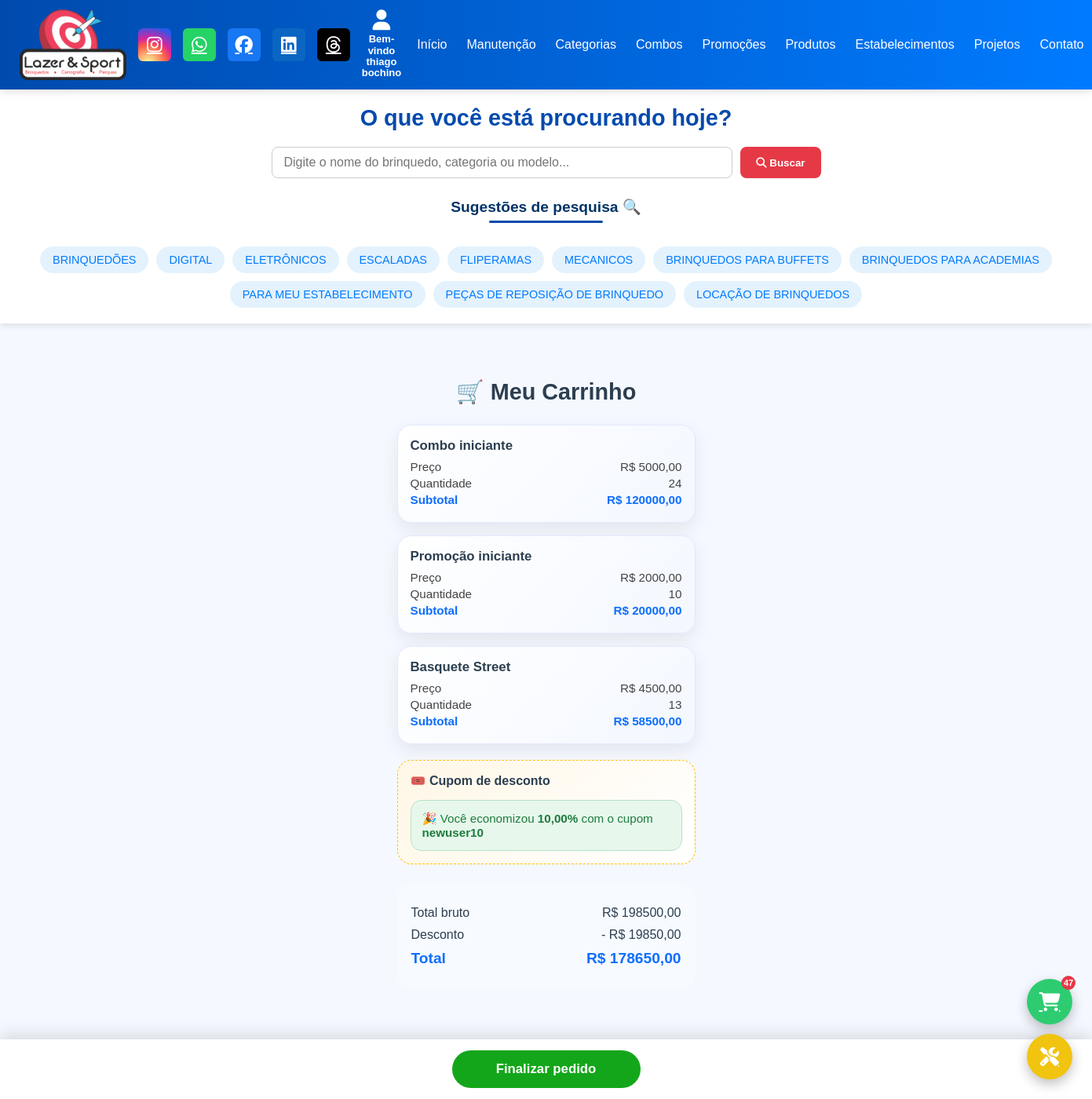
Page /carrinho/ (signed in) on the earlier database version.
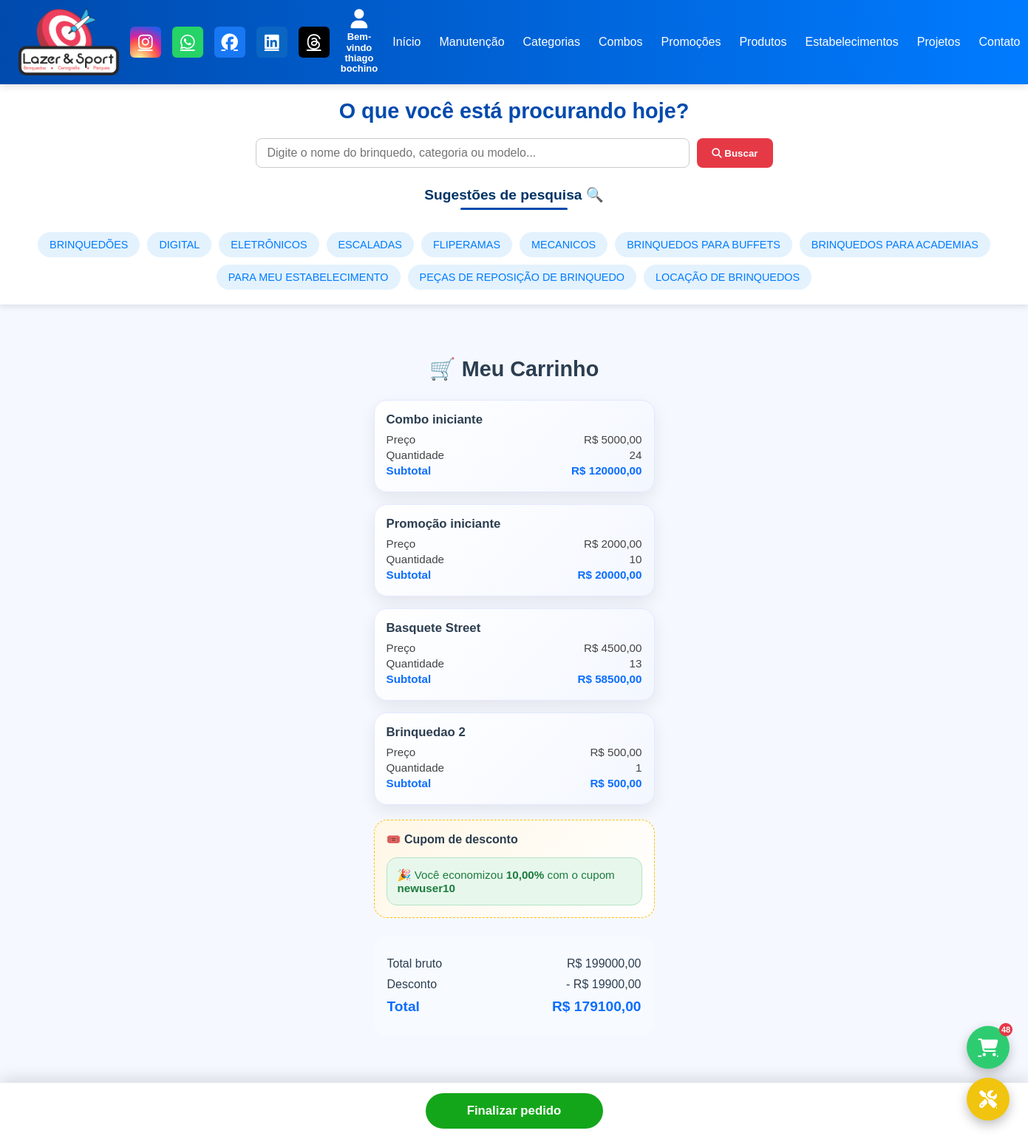
Same page on the later database version.
### core/models.py (models this page shows, shortened)
class Prime(models.Model):
    ativo = models.BooleanField(default=True)
    criacao = models.DateTimeField(auto_now_add=True, null=True)
    atualizado = models.DateTimeField(auto_now=True, null=True)
    class Meta:
        abstract = True

class CategoriasBrinquedos(Prime):
    imagem_categoria = models.ImageField(upload_to='categorias/', null=True, blank=False, unique=True)
    nome_categoria = models.CharField(max_length=150, unique=True)
    class Meta:
        verbose_name = "Categoria de Produto"
        verbose_name_plural = "Categorias de Produtos"

class Estabelecimentos(Prime):
    nome_estabelecimento = models.CharField(max_length=180)
    imagem_estabelecimento = models.ImageField(upload_to='estabelecimentos/', null=True, blank=True)
    class Meta:
        verbose_name = "Estabelecimentos"
        verbose_name_plural = "Estabelecimentos"

class ItemCarrinho(Prime):
    carrinho = models.ForeignKey(
        Carrinho,
        on_delete=models.CASCADE,
        related_name='itens'
    )
    content_type = models.ForeignKey(ContentType, on_delete=models.CASCADE)
    object_id = models.PositiveIntegerField()
    item = GenericForeignKey('content_type', 'object_id')
    quantidade = models.PositiveIntegerField(default=1)
    @property
    def preco_unitario(self):
        if hasattr(self.item, 'valor_brinquedo'):
            return self.item.valor_brinquedo
        if hasattr(self.item, 'valor_combo'):
            return self.item.valor_combo
        if hasattr(self.item, 'preco_promocao'):
            return self.item.preco_promocao
        return 0
    @property
    def subtotal(self):
        return round(self.preco_unitario * self.quantidade, 2)

class Combos(Prime):
    descricao = models.CharField(max_length=90)
    imagem_combo = models.ImageField(upload_to='combos/', null=True)
    brinquedos = models.ManyToManyField(
        Brinquedos,
        related_name='combos'
    )
    valor_combo = models.DecimalField(decimal_places=2, max_digits=10)
    def __str__(self):
        return self.descricao
    class Meta:
        verbose_name = "Combo"
        verbose_name_plural = "Combos"

class Promocoes(Prime):
    descricao = models.CharField(max_length=120)
    imagem_promocao = models.ImageField(upload_to='promocoes/', null=True)
    brinquedos = models.ForeignKey(Brinquedos, related_name='promocoes', on_delete=models.CASCADE)
    preco_promocao = models.DecimalField(decimal_places=2, max_digits=10, null=True)
    def __str__(self):
        return self.descricao
    class Meta:
        verbose_name = "Promoção"
        verbose_name_plural = "Promoções"

class Brinquedos(Prime):
    nome_brinquedo = models.CharField(max_length=150)
    imagem_brinquedo = models.ImageField(upload_to='imagens_brinquedos', blank=True, null=True)
    descricao = models.CharField(max_length=999)
    valor_brinquedo = models.DecimalField(max_digits=10, decimal_places=2, null=True, blank=True)
    avaliacao = models.DecimalField(decimal_places=2, max_digits=6)
    categorias_brinquedos = models.ManyToManyField(
        CategoriasBrinquedos,
        related_name='brinquedos'
    )
    tags = models.ManyToManyField(
        TagsBrinquedos,
        related_name='brinquedos_tags'
    )
    estabelecimentos = models.ManyToManyField(
        Estabelecimentos,
        related_name='brinquedos',
        blank=True
    )
    voltz = models.CharField(max_length=10)
    altura_m = models.DecimalField(max_digits=6, decimal_places=2, blank=True, null=True)
    largura_m = models.DecimalField(max_digits=6, decimal_places=2, blank=True, null=True)
    profundidade_m = models.DecimalField(max_digits=6, decimal_places=2, blank=True, null=True)
    def __str__(self):
        return self.nome_brinquedo
    class Meta:
        verbose_name = "Brinquedo"
        verbose_name_plural = "Brinquedos"

class Carrinho(Prime):
    cliente = models.ForeignKey(
        ClientePerfil,
        on_delete=models.CASCADE,
        related_name='carrinhos',
        null=True
    )
    cupom = models.ForeignKey(
        Cupom,
        on_delete=models.SET_NULL,
        null=True,
        blank=True,
        related_name='carrinhos'
    )
    @property
    def total_bruto(self):
        return round(sum(item.subtotal for item in self.itens.all()), 2)
    @property
    def valor_desconto(self):
        if not self.cupom:
            return Decimal('0.00')
        percentual = self.cupom.desconto_percentual  # ex: Decimal('10.00')
        desconto = (self.total_bruto * percentual) / Decimal('100')
        return desconto.quantize(Decimal('0.01'))
    @property
    def total_liquido(self):
        return (self.total_bruto - self.valor_desconto).quantize(Decimal('0.01'))

class Cupom(Prime):
    codigo = models.CharField(max_length=12)
    desconto_percentual = models.DecimalField(decimal_places=2, max_digits=10)
    class Meta:
        verbose_name = "Cupom de Desconto"
        verbose_name_plural = "Cupons de Desconto"

### core/views.py (the view)
@login_required
def carrinho_view(request):
    if not hasattr(request.user, 'perfil'):
        return redirect('home')
    cliente = request.user.perfil
    carrinho, _ = Carrinho.objects.get_or_create(cliente=cliente)
    itens = carrinho.itens.select_related('content_type')
    context = {
        'carrinho': carrinho,
        'itens': itens,
    }
    return render(request, 'carrinho.html', context)

### core/context_processors.py (called while the page is built)
def categorias_globais(request):
    return {
        "categorias_header": CategoriasBrinquedos.objects.all().order_by("nome_categoria")
    }

def estabelecimentos_globais(request):
    return {
        "estabelecimentos_globais": Estabelecimentos.objects.all()
    }

def manutencao_notificacao(request):
    if not request.user.is_authenticated:
        return {}
    cliente = request.user.perfil
    manutencoes = Manutencao.objects.filter(usuario=cliente)
    pendentes = manutencoes.filter(status='P').count()
    em_andamento = manutencoes.filter(status='A').count()
    return {
        'manutencao_pendente': pendentes,
        'manutencao_andamento': em_andamento,
        'tem_manutencao': (pendentes + em_andamento) > 0
    }

def carrinho_context(request):
    if not request.user.is_authenticated:
        return {
            'carrinho_total_itens': 0,
            'mostrar_float_carrinho': False
        }
    if not hasattr(request.user, 'perfil'):
        return {
            'carrinho_total_itens': 0,
            'mostrar_float_carrinho': False
        }
    cliente = request.user.perfil
    carrinho = Carrinho.objects.filter(cliente=cliente).first()
    if not carrinho:
        return {
            'carrinho_total_itens': 0,
            'mostrar_float_carrinho': False
        }
    total_itens = carrinho.itens.aggregate(
        total=Sum('quantidade')
    )['total'] or 0
    return {
        'carrinho_total_itens': total_itens,
        'mostrar_float_carrinho': total_itens > 0
    }

### core/templates/carrinho.html (shortened to what this page needs)
{% extends "base.html" %}
{% block content %}
<div class="carrinho-container" id="car">
<h1 class="carrinho-titulo">🛒 Meu Carrinho</h1>
{% if not itens %}
    <div class="carrinho-vazio">
        😕 Seu carrinho está vazio
    </div>
{% else %}
    {% for item in itens %}
        <div class="item-card" >
            <div class="item-nome">{{ item.item }}</div>
            <div class="item-linha">
                <span>Preço</span>
                <span>R$ {{ item.preco_unitario|floatformat:2 }}</span>
            </div>
            <div class="item-linha">
                <span>Quantidade</span>
                <span>{{ item.quantidade }}</span>
            </div>
            <div class="item-linha item-subtotal">
                <span>Subtotal</span>
                <span>R$ {{ item.subtotal|floatformat:2 }}</span>
            </div>
        </div>
    {% endfor %}
    <div class="cupom-box">
        <strong>🎟️ Cupom de desconto</strong>
        {% if carrinho.cupom %}
            <div class="cupom-aplicado">
                🎉 Você economizou
                <strong>{{ carrinho.cupom.desconto_percentual }}%</strong>
                com o cupom
                <strong>{{ carrinho.cupom.codigo }}</strong>
            </div>
        {% else %}
            <div class="cupom-input">
                <input type="text" id="cupomCodigo" placeholder="Digite seu cupom">
                <button onclick="aplicarCupom()">Aplicar</button>
            </div>
            <small id="cupom-msg" style="color:red;"></small>
        {% endif %}
    </div>
    <div class="resumo-box">
        <div class="resumo-linha">
            <span>Total bruto</span>
            <span>R$ {{ carrinho.total_bruto|floatformat:2 }}</span>
        </div>
        {% if carrinho.cupom %}
        <div class="resumo-linha">
            <span>Desconto</span>
            <span>- R$ {{ carrinho.valor_desconto|floatformat:2 }}</span>
        </div>
        {% endif %}
        <div class="resumo-linha resumo-total">
            <span>Total</span>
            <span>R$ {{ carrinho.total_liquido|floatformat:2 }}</span>
        </div>
    </div>
{% endif %}
</div>
{% if itens %}
<div class="finalizar-box">
    <a href="#" class="btn-finalizar">Finalizar pedido</a>
</div>
{% endif %}
{% endblock %}

### core/templates/base.html (shortened to what this page needs)
{% load static %}
<!DOCTYPE html>
<html lang="pt-BR">
<head>
    <link rel="stylesheet"
      href="https://cdnjs.cloudflare.com/ajax/libs/font-awesome/6.5.1/css/all.min.css">
</head>
<body>
<header>
  <div class="logo">
    <img src="{% static 'images/logoofi.png' %}" alt="Logo">
  </div>
<div class="social-icons">
    <a href="https://www.instagram.com/lazersportbrinquedos" target="_blank" rel="noopener" title="Instagram" class="instagram">
        <i class="fa-brands fa-instagram"></i>
    </a>
    <a href="https://wa.me/5511960563135" target="_blank" rel="noopener" title="WhatsApp" class="whatsapp">
        <i class="fa-brands fa-whatsapp"></i>
    </a>
    <a href="https://www.facebook.com/LazerSportBrinquedos1" target="_blank" rel="noopener" title="Facebook" class="facebook">
        <i class="fa-brands fa-facebook"></i>
    </a>
    <a href="https://www.linkedin.com/company/brinquedos-lazer-sport" target="_blank" rel="noopener" title="LinkedIn" class="linkedin">
        <i class="fa-brands fa-linkedin"></i>
    </a>
    <a href="https://www.threads.com/@lazersportbrinquedos?xmt=AQF01c59c6UZtE4QcHQgxUo-tcUtuujbUK4j8rzckZJl1is" target="_blank" rel="noopener" title="Threads" class="threads">
        <i class="fa-brands fa-threads"></i>
    </a>
</div>
  <div class="user-area">
    {% if user.is_authenticated %}
      <div class="user-dropdown">
        <a class="user-icon">
          <i class="fa-solid fa-user"></i>
          <span>Bem-vindo<br>{{ user.get_full_name }}</span>
        </a>
      </div>
    {% endif %}
  </div>
  <nav id="nav">
    <a href="{% url 'home' %}#inicio">Início</a>
    <a href="{% url 'home' %}#carrosel">Manutenção</a>
    <a href="{% url 'home' %}#categorias-section">Categorias</a>
    <a href="{% url 'home' %}#combos-section">Combos</a>
    <a href="{% url 'home' %}#promocoes-section">Promoções</a>
    <a href="{% url 'home' %}#brinquedos">Produtos</a>
    <a href="{% url 'home' %}#estabelecimentos">Estabelecimentos</a>
    <a href="{% url 'home' %}#projetos">Projetos</a>
    <a href="{% url 'home' %}#contato">Contato</a>
  </nav>
</header>
<section class="search-section">
  <div class="search-container">
    <h2 class="search-title">O que você está procurando hoje?</h2>
    <div class="search-box">
      <input type="text" placeholder="Digite o nome do brinquedo, categoria ou modelo...">
      <button><i class="fas fa-search"></i> Buscar</button>
    </div>
        <div class="search-suggestions">
          <h3>Sugestões de pesquisa 🔍</h3>
          <div class="filter-suggestions">
          {% for categoria in categorias_header %}
            <a href="{% url 'categoria_detalhe' categoria.pk %}#header"
               class="suggestion-tag">
              {{ categoria.nome_categoria|upper }}
            </a>
          {% endfor %}
          {% for est in estabelecimentos_globais|slice:":3" %}
                <a href="{% url 'estabelecimento_brinquedo' est.id %}#brinquedos" class="suggestion-tag">
                    BRINQUEDOS PARA {{ est.nome_estabelecimento|upper }}
                </a>
            {% endfor %}
          <a href="{% url 'estabelecimentos' %}#estabelecimentos" class="suggestion-tag">PARA MEU ESTABELECIMENTO</a>
          <a href="#" class="suggestion-tag">PEÇAS DE REPOSIÇÃO DE BRINQUEDO</a>
          <a href="#" class="suggestion-tag">LOCAÇÃO DE BRINQUEDOS</a>
        </div>
    </div>
  </div>
</section>
<link rel="stylesheet" href="https://cdnjs.cloudflare.com/ajax/libs/font-awesome/6.5.0/css/all.min.css">
<main class="content-section">
  {% block content %}
  {% endblock %}
</main>
{% if user.is_authenticated and mostrar_float_carrinho|default:False %}
<a href="{% url 'carrinho' %}#car"
   id="float-carrinho"
   class="float-carrinho">
    <i class="fa-solid fa-cart-shopping"></i>
    <span id="badge-carrinho" class="badge">
        {{ carrinho_total_itens }}
    </span>
</a>
{% endif %}
{% if user.is_authenticated %}
<a href="{% url 'manutencoes' %}?tab=lista"
   class="float-manutencao
   {% if manutencao_andamento > 0 %} andamento
   {% elif manutencao_pendente > 0 %} pendente {% endif %}">
    <i class="fa-solid fa-screwdriver-wrench"></i>
</a>
{% endif %}
</body>
</html>

### core/templates/carrinho.html (style rules this page uses)
.carrinho-container { max-width: 420px; margin: 30px auto 120px; padding: 20px; }
.carrinho-titulo { text-align: center; font-size: 1.8rem; font-weight: 800; margin-bottom: 25px; }
.item-card { background: #fff; border-radius: 18px; padding: 16px; margin-bottom: 16px; box-shadow: 0 8px 22px rgba(0,0,0,0.08); animation: fadeUp .3s ease; }
.item-nome { font-weight: 700; font-size: 1.05rem; margin-bottom: 8px; }
.item-linha { display: flex; justify-content: space-between; font-size: 0.95rem; margin: 4px 0; color: #444; }
.item-subtotal { font-weight: 700; color: #0d6efd; }
.resumo-box { background: #f7faff; border-radius: 18px; padding: 18px; margin-top: 25px; }
.resumo-linha { display: flex; justify-content: space-between; margin: 10px 0; font-size: 1rem; }
.resumo-total { font-size: 1.2rem; font-weight: 800; color: #0d6efd; }
.finalizar-box { position: fixed; bottom: 0; left: 0; right: 0; background: #fff; padding: 14px; box-shadow: 0 -6px 20px rgba(0,0,0,0.12); text-align: center; }
.btn-finalizar { display: inline-block; padding: 14px 26px; background: #14a61a; color: #fff; text-align: center; font-size: 1.05rem; font-weight: 700; border-radius: 30px; text-decoration: none; transition: .25s ease; min-width: 240px; }
.item-card { background: linear-gradient(135deg, #ffffff, #f3f7ff); border: 1px solid #e3e9ff; }
.cupom-box { background: linear-gradient(135deg, #fff7e6, #fff); border-radius: 18px; padding: 16px; margin-top: 20px; border: 1px dashed #ffc107; }
.cupom-aplicado { background: #e7f7ec; border: 1px solid #b6e3c6; border-radius: 14px; padding: 14px; margin-top: 15px; font-size: 0.95rem; color: #1c7c3d; }

Differences in the rows shown:
added ItemCarrinho: item "Brinquedao 2", preco_unitario "500,00", quantidade "1", subtotal "500,00"
computed for Carrinho "newuser10": total_bruto "198500,00" → "199000,00"; valor_desconto "19850,00" → "19900,00"; total_liquido "178650,00" → "179100,00"
Other differences:
{{ carrinho_total_itens }}: "47" → "48"
